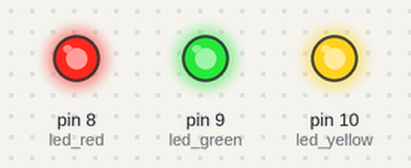
The sketch below on a simulated Arduino Uno, built with avr-gcc and run on an emulated ATmega328P. Parts: output pins drawn as LEDs (lit = HIGH).

Above: at 0.5 s.
At 1.2 s:
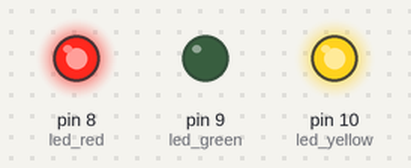
At 1.7 s:
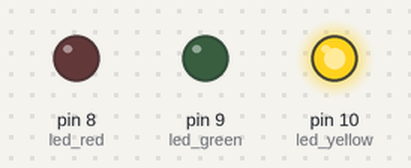
At 4.7 s:
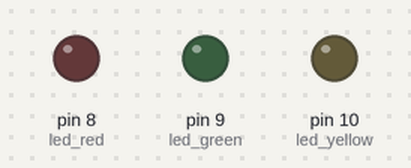
Timing chart, 0 to 5.8 s (numbered marks = the images above):
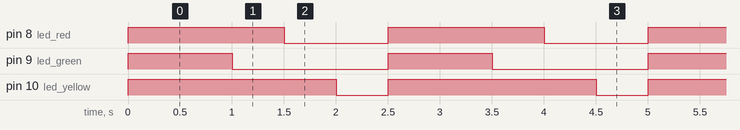

Measured:
- by itself, pin 8 (led_red): alternates HIGH for 1.5 s and LOW for 1.0 s
- by itself, pin 9 (led_green): alternates HIGH for 1.0 s and LOW for 1.5 s
- by itself, pin 10 (led_yellow): alternates HIGH for 2.0 s and LOW for 0.50 s

The sketch:

blink-3-led.ino
```cpp
int led_red = 8;
int led_green = 9;
int led_yellow = 10;
void setup()
{
  pinMode(led_red, OUTPUT);
  pinMode(led_green, OUTPUT);
  pinMode(led_yellow, OUTPUT);
}

void loop()
{
  digitalWrite(led_red, HIGH);
  digitalWrite(led_green, HIGH);
  digitalWrite(led_yellow, HIGH);
  delay(1000); // Wait for 1000 millisecond(s)
  digitalWrite(led_green, LOW);
  delay(500); // Wait for 500 millisecond(s)
  digitalWrite(led_red, LOW);
  delay(500); // Wait for 500 millisecond(s)
  digitalWrite(led_yellow, LOW);
  delay(500); // Wait for 500 millisecond(s)
}
```
